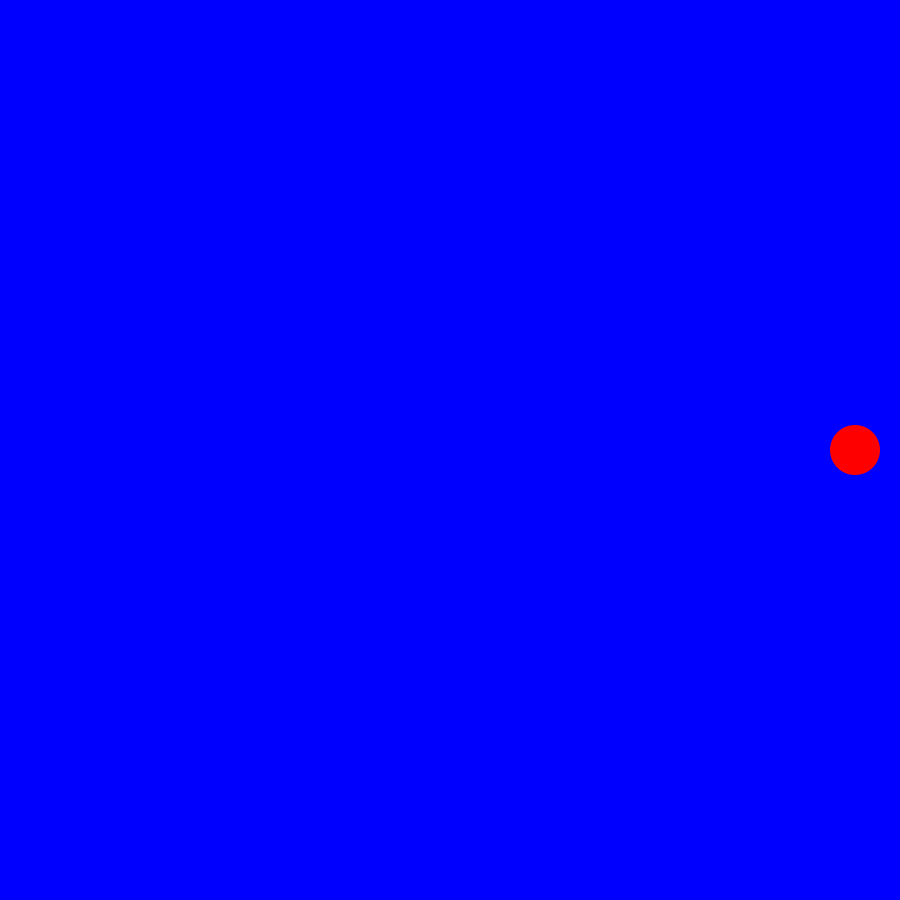
Frame 1 (no input)
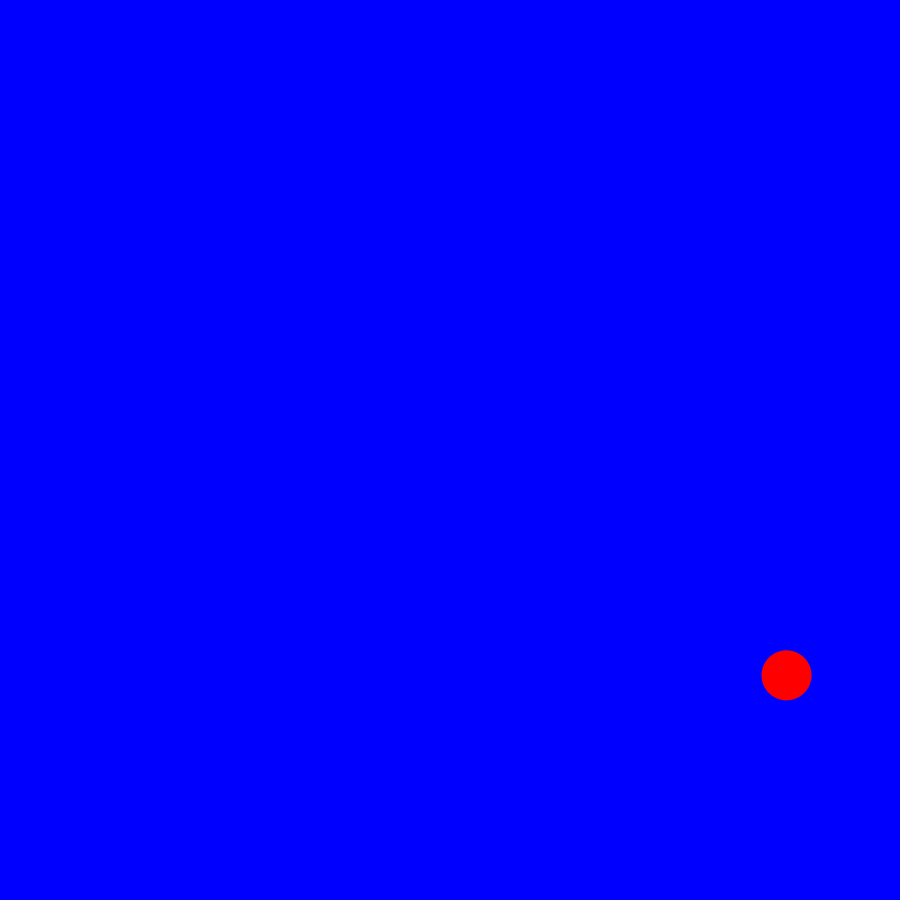
Frame 60 (the mouse pressed at the canvas centre just before this capture)
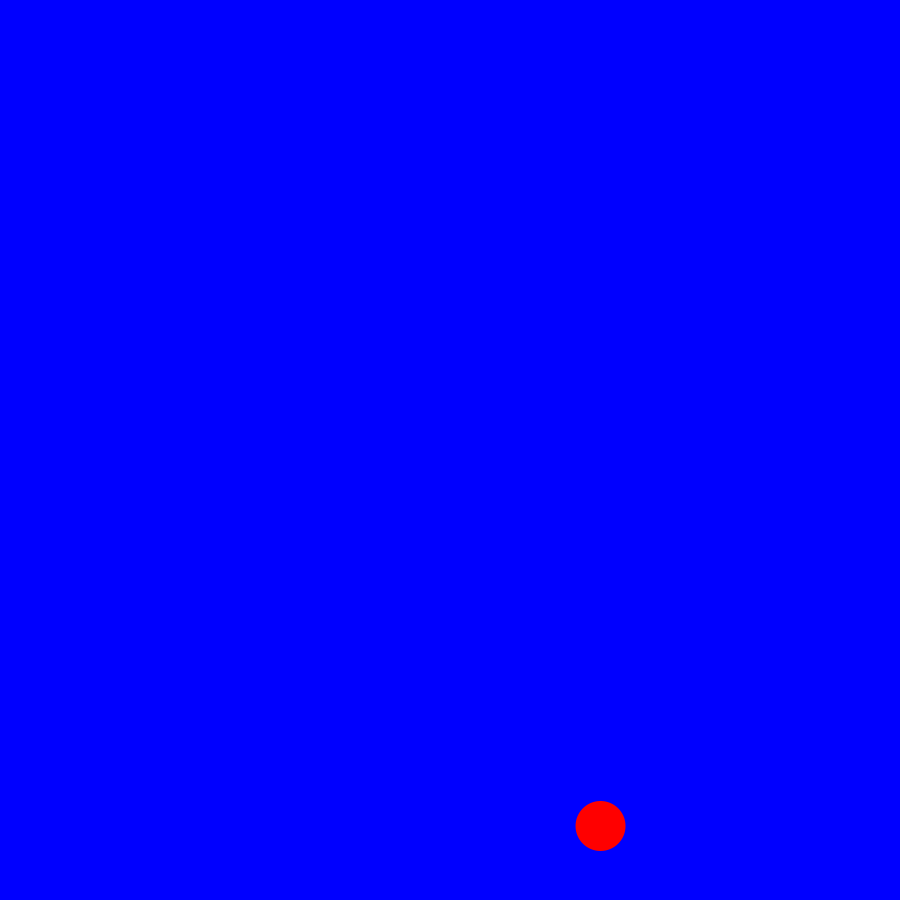
Frame 120 (the mouse held since frame 60 and released just before this capture)

The Processing sketch that drew these frames (run headless with seeded random() and noise(); from frame 60 on, the mouse is pressed at the canvas centre):

// Processing sketch: Lab7_4
// ── Lab7_4.pde
float r = 75;
float theta = 0;

void setup() {
  size(900, 900);
  r = width * 0.45;
}

void draw() {
  background(0,0,255);
  float x = r * cos(theta);
  float y = r * sin(theta);
  
  noStroke();
  fill(255, 0, 0);
  ellipse(x + width/2, y + height/2, 50, 50);
  theta += 0.01;
}
